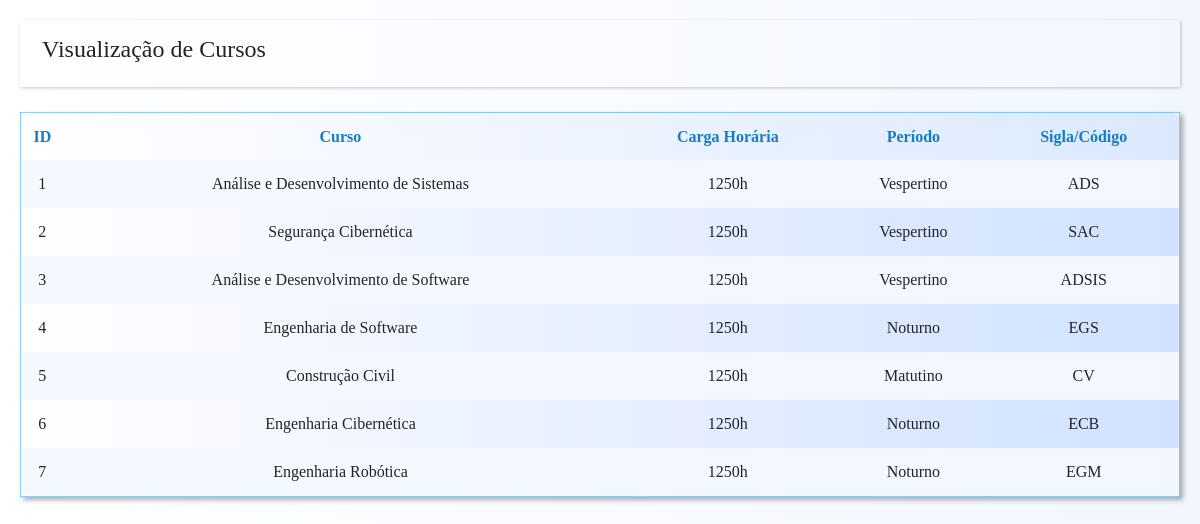
/assets/php/diretorVisualizarCursos.php (signed in), run on the app's committed database.
### tables this page shows
CREATE TABLE IF NOT EXISTS `tab_curso` (
  `periodo` varchar(20) NOT NULL,
  `cursoTurma` varchar(130) NOT NULL,
  `cursoId` int(11) NOT NULL AUTO_INCREMENT,
  `chTotal` int(6) NOT NULL,
  `sigla` varchar(10) NOT NULL,
  PRIMARY KEY (`cursoId`)
);

### assets/php/diretorVisualizarCursos.php (the view, shortened to what this page needs)
<!DOCTYPE html>
<html>
<head>
  <link rel="stylesheet" href="../../node_modules/bootstrap/dist/css/bootstrap.min.css" />
  <link rel="stylesheet" href="../style/diretorStyle.css" />
</head>
<body>
  <?php
  include('config.php');
  ?>
    <div id="content">
    <nav class="navbar navbar-expand-lg navbar-transparent bg-transparent">
        <div class="container-fluid">
          <h4>Visualização de Cursos</h4>
        </div>
      </nav>
      <br>
      <?php
      $selecao = "SELECT * FROM tab_curso";
      $result_query = mysqli_query($conexao, $selecao);
      if (mysqli_query($conexao, $selecao)) {
        echo "<table id='Tabela' class='content' border='1'>
            <thead class='thead center'>
            <th onclick='sortTable(0)'>ID</th>
            <th onclick='sortTable(1)'>Curso</th>
            <th onclick='sortTable(2)'>Carga Horária</th>
            <th onclick='sortTable(3)'>Período</th>
            <th onclick='sortTable(4)'>Sigla/Código</th>
            </thead>
            <tbody id='tbody'>";
        while ($row = mysqli_fetch_array($result_query)) {
          print "<tr class='center'>";
          print "<td>" . $row['cursoId'] . "</td>";
          print "<td>" . $row['cursoTurma'] . "</td>";
          print "<td>" . $row['chTotal'] . "h</td>";
          print "<td>" . $row['periodo'] . "</td>";
          print "<td>" . $row['sigla'] . "</td>";
          print "</tr>";
        };
        echo "</tbody></table>";
      } else {
        echo "Error: " . $sql . "<br>" . mysqli_error($conexao);
      }
      ?>
    </div>
</body>
</html>

### assets/style/diretorStyle.css (style rules this page uses)
body { font-family: Georgia, serif; background: #ffffff; background-color: white; background-image: linear-gradient(to right, rgba(255,0,0,0), rgba(0, 98, 255, 0.05)); }
.navbar { padding: 15px 10px; background: transparent; border: none; border-radius: 40; margin-bottom: 0px; box-shadow: 1px 1px 3px rgba(0, 0, 0, 0.233); }
#content { width: 100%; padding: 20px; min-height: 100vh; transition: all 0.3s; margin-top: 0px; }
th:first-of-type { background: transparent; }
th:last-of-type { border-top-right-radius: 10px; }
tr:last-of-type td:first-of-type { border-bottom-left-radius: 10px; }
tr:last-of-type td:last-of-type { border-bottom-right-radius: 10px; }
.content { width: 100%; margin-top: 1px; margin-bottom: 2px; border-collapse: collapse; border: 1px solid #219aea7e; box-shadow: 3px 3px 5px rgba(0, 0, 0, 0.32); background: transparent; }
.thead { color: #137DC5; height: 3rem; background-color: #ffffff; }
.center { height: 3rem; font-weight: 500; text-align: center; background-image: linear-gradient(to right, rgba(255,0,0,0), rgba(0, 98, 255, 0.143)); }
tbody tr:nth-child(odd) { background-image: linear-gradient(to right, rgba(0, 98, 255, 0.04), rgba(255,0,0,0)); }

### data on the page
tab_curso: cursoId "1", cursoTurma "Análise e Desenvolvimento de Sistemas", chTotal "1250", periodo "Vespertino", sigla "ADS"
tab_curso: cursoId "2", cursoTurma "Segurança Cibernética", chTotal "1250", periodo "Vespertino", sigla "SAC"
tab_curso: cursoId "3", cursoTurma "Análise e Desenvolvimento de Software", chTotal "1250", periodo "Vespertino", sigla "ADSIS"
tab_curso: cursoId "4", cursoTurma "Engenharia de Software", chTotal "1250", periodo "Noturno", sigla "EGS"
tab_curso: cursoId "5", cursoTurma "Construção Civil", chTotal "1250", periodo "Matutino", sigla "CV"
tab_curso: cursoId "6", cursoTurma "Engenharia Cibernética", chTotal "1250", periodo "Noturno", sigla "ECB"
tab_curso: cursoId "7", cursoTurma "Engenharia Robótica", chTotal "1250", periodo "Noturno", sigla "EGM"
